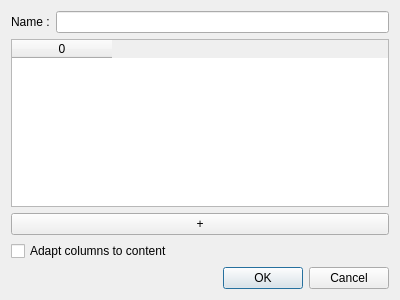
<ui version="4.0">
 <class>EditSheet</class>
 <widget class="QDialog" name="EditSheet">
  <property name="geometry">
   <rect>
    <x>0</x>
    <y>0</y>
    <width>400</width>
    <height>300</height>
   </rect>
  </property>
  <property name="windowTitle">
   <string>Dialog</string>
  </property>
  <layout class="QVBoxLayout" name="verticalLayout_2">
   <item>
    <layout class="QHBoxLayout" name="horizontalLayout">
     <item>
      <widget class="QLabel" name="label">
       <property name="text">
        <string>Name :</string>
       </property>
      </widget>
     </item>
     <item>
      <widget class="QLineEdit" name="lineEdit"/>
     </item>
    </layout>
   </item>
   <item>
    <widget class="QTableWidget" name="tableWidget">
     <property name="editTriggers">
      <set>QAbstractItemView::NoEditTriggers</set>
     </property>
     <property name="selectionMode">
      <enum>QAbstractItemView::NoSelection</enum>
     </property>
     <attribute name="verticalHeaderVisible">
      <bool>false</bool>
     </attribute>
     <attribute name="verticalHeaderVisible">
      <bool>false</bool>
     </attribute>
     <column>
      <property name="text">
       <string>0</string>
      </property>
     </column>
    </widget>
   </item>
   <item>
    <layout class="QVBoxLayout" name="vboxLayout">
     <property name="spacing">
      <number>0</number>
     </property>
    </layout>
   </item>
   <item>
    <widget class="QPushButton" name="pushButton">
     <property name="text">
      <string>+</string>
     </property>
    </widget>
   </item>
   <item>
    <widget class="QCheckBox" name="checkBoxAdapt">
     <property name="text">
      <string>Adapt columns to content</string>
     </property>
    </widget>
   </item>
   <item>
    <widget class="QDialogButtonBox" name="buttonBox">
     <property name="orientation">
      <enum>Qt::Horizontal</enum>
     </property>
     <property name="standardButtons">
      <set>QDialogButtonBox::Cancel|QDialogButtonBox::Ok</set>
     </property>
    </widget>
   </item>
  </layout>
 </widget>
 <resources/>
 <connections>
  <connection>
   <sender>buttonBox</sender>
   <signal>accepted()</signal>
   <receiver>EditSheet</receiver>
   <slot>accept()</slot>
   <hints>
    <hint type="sourcelabel">
     <x>248</x>
     <y>254</y>
    </hint>
    <hint type="destinationlabel">
     <x>157</x>
     <y>274</y>
    </hint>
   </hints>
  </connection>
  <connection>
   <sender>buttonBox</sender>
   <signal>rejected()</signal>
   <receiver>EditSheet</receiver>
   <slot>reject()</slot>
   <hints>
    <hint type="sourcelabel">
     <x>316</x>
     <y>260</y>
    </hint>
    <hint type="destinationlabel">
     <x>286</x>
     <y>274</y>
    </hint>
   </hints>
  </connection>
 </connections>
</ui>
